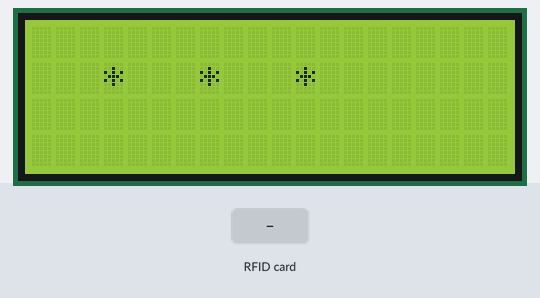
Recording of a program running on a simulated ESP32. Shown: 20×4 character LCD. Inputs (shaded band) come from the test bench. What the program prints to the serial monitor is not drawn.

Above: at 6.3 s.
6.4 s: RFID card AA BB CC DD held to the reader
At 7.0 s:
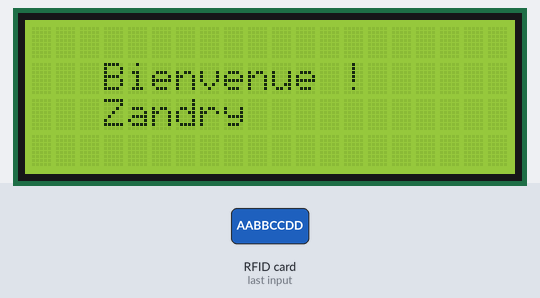
9.4 s: RFID card 11 22 33 44 held to the reader
At 9.9 s:
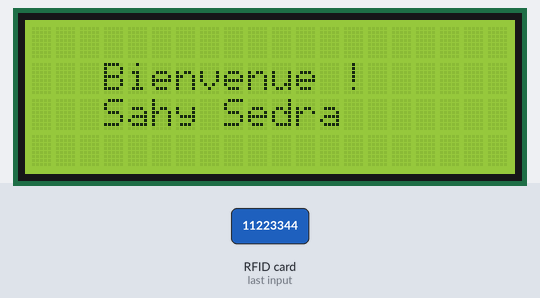
12.4 s: RFID card 01 02 03 04 held to the reader
At 13.7 s:
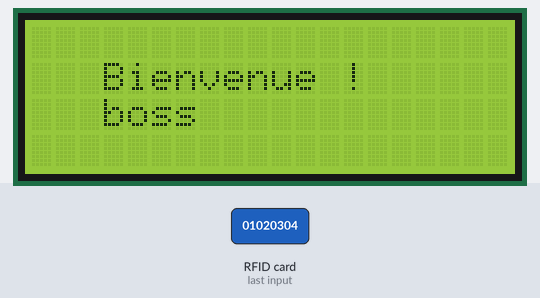
15.4 s: RFID card 5E 7A 19 C4 held to the reader
At 16.6 s:
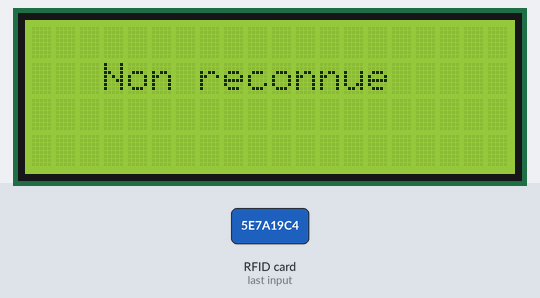
Timing chart, 0 to 18.4 s (numbered marks = the images above; inputs shaded):
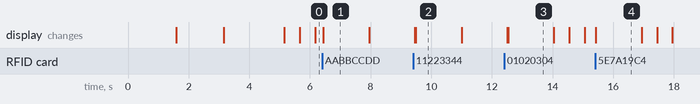

Measured:
- after the input at 6.4 s, the display: changes after 0.05 s (image 1)
- after the input at 9.4 s, the display: first differs from a run without the input after 0.10 s (image 2)
- after the input at 12.4 s, the display: first differs from a run without the input after 0.14 s (image 3)
- after the input at 15.4 s, the display: changes at once (image 4)
- what the display in image 1 shows lasts 1.6 s, from 6.4 s to 8.0 s

The program:

main.cpp
```cpp
#include <Arduino.h>
#include <LiquidCrystal_I2C.h>
#include <MFRC522.h>
#include <SPI.h>
#include <cstdint>
#include "notify.h"


LiquidCrystal_I2C lcd(0x27, 20, 4);
MFRC522 rfid(5,2);

int nbDot=0;
unsigned long tmpDernierPrint=0;

void setup() {
  Serial.begin(115200);

  // init ecran lcd
  lcd.init();
  lcd.backlight();

  lcd.setCursor(3,1);
  lcd.print("Bonjour !");
  delay(1500);
  lcd.clear();

  lcd.setCursor(3,1);
  lcd.print("launch rfid");
  delay(1500);

  // init capteur rfid
  SPI.begin();
  rfid.PCD_Init();

  lcd.clear();
  lcd.setCursor(3,1);
  rfid.PCD_AntennaOn();
  lcd.print("Device ready");
  delay(2000);
  lcd.clear();

  //badge creation
    //visiteur :Zandry
    byte idZandry[]={0xAA,0xBB,0xCC,0xDD};
    tBadge ZandryBdge=badgeCreer();
    badgeInit(&ZandryBdge,4,idZandry,temp,"Zandry",true,5);
    //proprio :Sahy Sedra
    byte idSahy[]={0x11,0x22,0x33,0x44};
    tBadge SahyBdge=badgeCreer();
    badgeInit(&SahyBdge,4,idSahy,owner,"Sahy Sedra",true,4);

    //admin
    byte idmin[]={0x01,0x02,0x03,0x04};
    tBadge BossBadge=badgeCreer();
    badgeInit(&BossBadge,4,idmin,admin,"boss",true,-1);

}

void loop() {
  //animation d'attente
  if (millis() - tmpDernierPrint >= 500) {
    tmpDernierPrint = millis();

    lcd.setCursor(2 + (nbDot * 4), 1);
    lcd.print(" * ");
    nbDot++;

    if (nbDot > 3) {
      // Efface uniquement la zone de l'animation pour éviter le clignotement
      lcd.setCursor(2, 1);
      lcd.clear();
      nbDot = 0;
    }
  }

  //check si il y a une carte ou pas
  if (!rfid.PICC_IsNewCardPresent()) return ;

  //animation erreur lecture
if(!rfid.PICC_ReadCardSerial()) {
    lcd.clear();
    lcd.setCursor(0,1);
    lcd.print("ERREUR LECTURE CARTE");
    delay(1000);
    return;
  }

  //init badge temporaire pour comparer dans reconnu
  tBadge scan=badgeChercher(rfid.uid.uidByte,rfid.uid.size);

  //impression UID
    Serial.print("UID : ");

    for (byte i = 0; i < rfid.uid.size; i++) {
      Serial.print(rfid.uid.uidByte[i], HEX);
      Serial.print(" ");
    }

    Serial.println();

  if(scan!=nullptr)//si le badge scane fait partie est un enregistre
  {
    if(badgeActivite(scan))//si le badge est actif
    {
      lcd.clear();
      lcd.setCursor(3,1);
      lcd.print("Bienvenue !");
      lcd.setCursor(3,2);
      lcd.print(badgeNom(scan)); // On affiche son nom
      delay(1500);
      lcd.clear();

      if(badgeProfile(scan)!=admin)
      {
        lcd.setCursor(3,1);
        lcd.print("credit :");
        lcd.setCursor(3,2);
        lcd.print(badgeAccesRestant(scan)-1);
        delay(1500);
        lcd.clear();
      }


      //on donne l'accés au badge
      badgeAcceder(scan);
    }
    else//le badge est off et/ou perime
    {
      lcd.clear();
    lcd.setCursor(3,1);
    lcd.print("Acces Refuse");
    delay(1500);
    lcd.clear();
    }
  } else {//si il ne figure pas dans la liste des enregistrées
    lcd.clear();
    lcd.setCursor(3,1);
    lcd.print("Non reconnue");
    delay(1500);
    lcd.clear();
  }

  //reinit pour une autre loop
  rfid.PICC_HaltA();
  rfid.PCD_StopCrypto1();
}
```

notify.cpp
```cpp
#include "notify.h"
#include <Arduino.h>

#define POS(x) ((x)>=0?(x):(0))

struct sBadge
{
  byte UID[7];
  byte lnUID;
  Profile profile;
  char nomUtilisateur[35];
  bool activite = false;
  int  nbAcces =0;
} ;

#define lnRes 10
static int nbBadgeCreer =0;
static struct sBadge reserve[lnRes];


// creation
tBadge badgeCreer()
{
    if(nbBadgeCreer>=10)
        return nullptr;
    tBadge b=&reserve[nbBadgeCreer];
    nbBadgeCreer++;

    return b;
}

void badgeInit(tBadge *b,byte lnUID,const byte UID[7],Profile profile,const char nomUtilisateur[35],bool activite,int nbAcces)
{
    if(b==nullptr || *b==nullptr)
    {
        fprintf(stderr,"Initialisation echec depuis badgeInit\n");
        return ;
    }

    (*b)->lnUID=lnUID;

    for(int i=0;i<lnUID;i++)
        (*b)->UID[i]=UID[i];

    (*b)->profile=profile;

    for(int i=0;nomUtilisateur[i]!='\0' && i<34;i++)
        (*b)->nomUtilisateur[i]=nomUtilisateur[i];
    (*b)->nomUtilisateur[34]='\0';

    (*b)->activite=activite;

    (*b)->nbAcces=nbAcces;
}

//manipulation
tBadge badgeChercher(byte bUID[7],byte bLnUID)
{
    if(bUID==nullptr)return nullptr;

    for(int i=0;i<nbBadgeCreer;i++)
    {
        if(reserve[i].lnUID!=bLnUID)
        continue;
        bool drapeaux=true;
        for(byte b=0;b<reserve[i].lnUID;b++)
        {
            if(reserve[i].UID[b]!=bUID[b])
            {
                drapeaux=false;
                break;
            }
        }
        if(drapeaux==true)
        return &reserve[i];
    }

    return nullptr;
}
void badgeActiver(tBadge b,bool activite)
{
    for(int i=0;i<lnRes;i++)
    {
        if(&reserve[i]==b)
            reserve[i].activite=activite;
            return;
    }
    fprintf(stderr,"Badge non reconnu\n");
}
void badgeAcceder(tBadge b)
{
    if(b==nullptr)
    return ;
    if(!b->activite)
    return ;

    switch (b->profile)
    {
    case admin :
        break;
    case owner:
        if(b->nbAcces>0)
            b->nbAcces--;
        b->nbAcces=POS(b->nbAcces);
        if(b->nbAcces==0)
            b->activite=false;
        printf("Veuillez revharger votre module d'accée");
        break;
    case temp:
        if(b->nbAcces>0)
            b->nbAcces--;
        b->nbAcces=POS(b->nbAcces);
        if(b->nbAcces==0)
            badgeSupr(b);
        break;
    default:
        break;
    }

}
void badgeSupr(tBadge b)
{
    if(b==nullptr)return;

    //recherche d'indice de placement de b en reserve
        int indice =-1;
        for(int i=0;i<nbBadgeCreer;i++)
        {
            if(&reserve[i]==b)
            {
                indice=i;
                break;
            }
        }
        if(indice==-1)return;

    //decalage(soft supression)
        for(int i=indice;i<nbBadgeCreer-1;i++)
            reserve[i]=reserve[i+1];

    //nettoyage
        reserve[nbBadgeCreer-1].lnUID=0;
        reserve[nbBadgeCreer-1].activite=false;
        nbBadgeCreer--;

}


//recuperation de valeur
bool badgeActivite(tBadge b){ return b->activite;}
char* badgeNom (tBadge b){return b->nomUtilisateur;}
Profile badgeProfile(tBadge b){return b->profile;}
int badgeAccesRestant(tBadge b){return b->nbAcces;}
```

notify.h
```cpp
#ifndef NOTIFY_H
#define NOTIFY_H

#include <Arduino.h>

typedef struct sBadge* tBadge;
enum Profile{admin ,owner,temp};

extern tBadge badgeCreer();
extern void badgeInit(tBadge *b,byte lnUID,const byte UID[7],Profile profile,const char nomUtilisateur[35],bool activite,int nbAcces);

extern tBadge badgeChercher(byte UID[7],byte bLnUID);
extern void badgeActiver(tBadge b,bool activite);
extern void badgeAcceder(tBadge b);
extern void badgeSupr(tBadge b);

extern bool badgeActivite(tBadge b);
extern char* badgeNom (tBadge b);
extern Profile badgeProfile(tBadge b);
extern int badgeAccesRestant(tBadge b);

#endif
```
